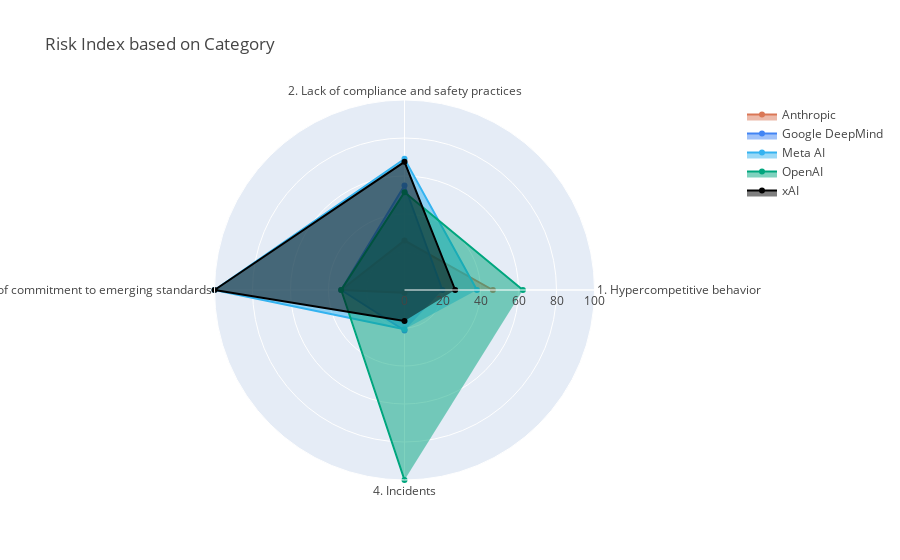

The code cell stored with this chart in its notebook:
### Code cell
# Create a list of unique risk categories
companies = risk_category_df['Company'].unique()
categories = risk_category_df['Risk Category'].unique()

# Create a radar chart
fig = go.Figure()

# Add a trace for each company
for company in companies:
    company_data = risk_category_df[risk_category_df['Company'] == company]
    fig.add_trace(go.Scatterpolar(
        r=company_data['Standardized Value'],
        theta=company_data['Risk Category'],
        connectgaps=True,
        fill='toself',
        name=company,
        line=dict(color=color_map[company])
    ))

# Update the layout
fig.update_layout(
    polar=dict(
        radialaxis=dict(
            visible=True,
            range=[0, 100]
        )
    ),
    showlegend=True,
    title="Risk Index based on Category",
    font=dict(color='#454545'),
    plot_bgcolor='#e4effb'
)

fig.show()

### Figure 1 — Plotly figure (JSON) as saved in the notebook; plotly's stock layout.template omitted (floating-point values rounded to 4 significant figures)
{"data": [{"connectgaps": true, "fill": "toself", "line": {"color": "#da7756"}, "name": "Anthropic", "r": [46.52, 26.02, 33.33, 1.389], "theta": ["1. Hypercompetitive behavior", "2. Lack of compliance and safety practices", "3. Lack of commitment to emerging standards", "4. Incidents"], "type": "scatterpolar"}, {"connectgaps": true, "fill": "toself", "line": {"color": "#4285F4"}, "name": "Google DeepMind", "r": [19.95, 54.99, 33.33, 21.33], "theta": ["1. Hypercompetitive behavior", "2. Lack of compliance and safety practices", "3. Lack of commitment to emerging standards", "4. Incidents"], "type": "scatterpolar"}, {"connectgaps": true, "fill": "toself", "line": {"color": "#34b3f0"}, "name": "Meta AI", "r": [38.12, 69.02, 100, 20.63], "theta": ["1. Hypercompetitive behavior", "2. Lack of compliance and safety practices", "3. Lack of commitment to emerging standards", "4. Incidents"], "type": "scatterpolar"}, {"connectgaps": true, "fill": "toself", "line": {"color": "#00A67E"}, "name": "OpenAI", "r": [62.31, 51.42, 33.33, 100], "theta": ["1. Hypercompetitive behavior", "2. Lack of compliance and safety practices", "3. Lack of commitment to emerging standards", "4. Incidents"], "type": "scatterpolar"}, {"connectgaps": true, "fill": "toself", "line": {"color": "#000000"}, "name": "xAI", "r": [26.67, 67.45, 100, 16.27], "theta": ["1. Hypercompetitive behavior", "2. Lack of compliance and safety practices", "3. Lack of commitment to emerging standards", "4. Incidents"], "type": "scatterpolar"}], "layout": {"font": {"color": "#454545"}, "plot_bgcolor": "#e4effb", "polar": {"radialaxis": {"range": [0, 100], "visible": true}}, "showlegend": true, "title": {"text": "Risk Index based on Category"}}}
